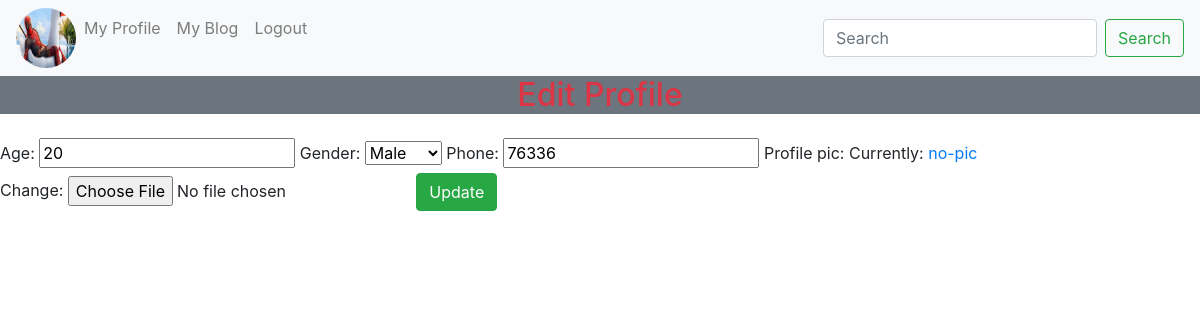
The app's page /user/edit/1 (signed in) with its own data.
### account/models.py (models this page shows)
class UserProfile(models.Model):
    age=models.IntegerField()
    options=(
        ('Male','Male'),
        ('Female','Female'),
        ('Others','Others')
    )
    gender=models.CharField(max_length=100,choices=options,default="Male")
    phone=models.IntegerField()
    profile_pic=models.ImageField(upload_to="Profile_pictures")
    user=models.OneToOneField(User,on_delete=models.CASCADE,related_name="p_user")

### user/views.py (the view, shortened to what this page needs)
# urls.py: path('edit/<int:pk>',EditView.as_view(),name="edit"),
class EditView(UpdateView):
    form_class=ProfieForm
    model=UserProfile
    success_url=reverse_lazy("pro")
    template_name="edit.html"
    pk_url_kwargs="pk"

### user/forms.py
class ProfieForm(forms.ModelForm):
    class Meta:
        model=UserProfile
        exclude=['user']

### user/templates/edit.html (shortened to what this page needs)
{%extends 'nav.html'%}
{%block nav%}
<h2 class="text-center text-danger bg-secondary">Edit Profile</h2>
<form action="" method="post" enctype="multipart/form-data">
      {{form.as_table}}
      <tr>
        <td class="text_center" colspan="2">
            <button class="btn btn-success">Update</button>
        </td>
      </tr>
</form>
{%endblock nav%}

### user/templates/nav.html (shortened to what this page needs)
<!doctype html>
<html lang="en">
  <head>
    <link rel="stylesheet" href="https://stackpath.bootstrapcdn.com/bootstrap/4.3.1/css/bootstrap.min.css">
  </head>
  <body>
    <nav class="navbar navbar-expand-lg navbar-light bg-light">
        <div class="collapse navbar-collapse" id="navbarSupportedContent">
          <ul class="navbar-nav mr-auto">
            {% if request.user.p_user %}
            <img class="rounded-circle" style="width: 60px;" height="60px" src="{{request.user.p_user.profile_pic.url}}" alt="Card image cap">
            {%endif%}
            <li class="nav-item">
                <a class="nav-link" href="{% url 'pro' %}">My Profile</a>
              </li>
              <li class="nav-item">
                <a class="nav-link" href="{% url 'mblog' %}">My Blog</a>
              </li>
              <li class="nav-item">
                <a class="nav-link" href="{% url 'logout' %}">Logout</a>
              </li>
          </ul>
          <form class="form-inline my-2 my-lg-0">
            <input class="form-control mr-sm-2" type="search" placeholder="Search" aria-label="Search">
            <button class="btn btn-outline-success my-2 my-sm-0" type="submit">Search</button>
          </form>
        </div>
      </nav>
      {% block nav %}
      {% endblock nav %}
  </body>
</html>

### records on screen
UserProfile: age "20", gender "Male", phone "76336"
